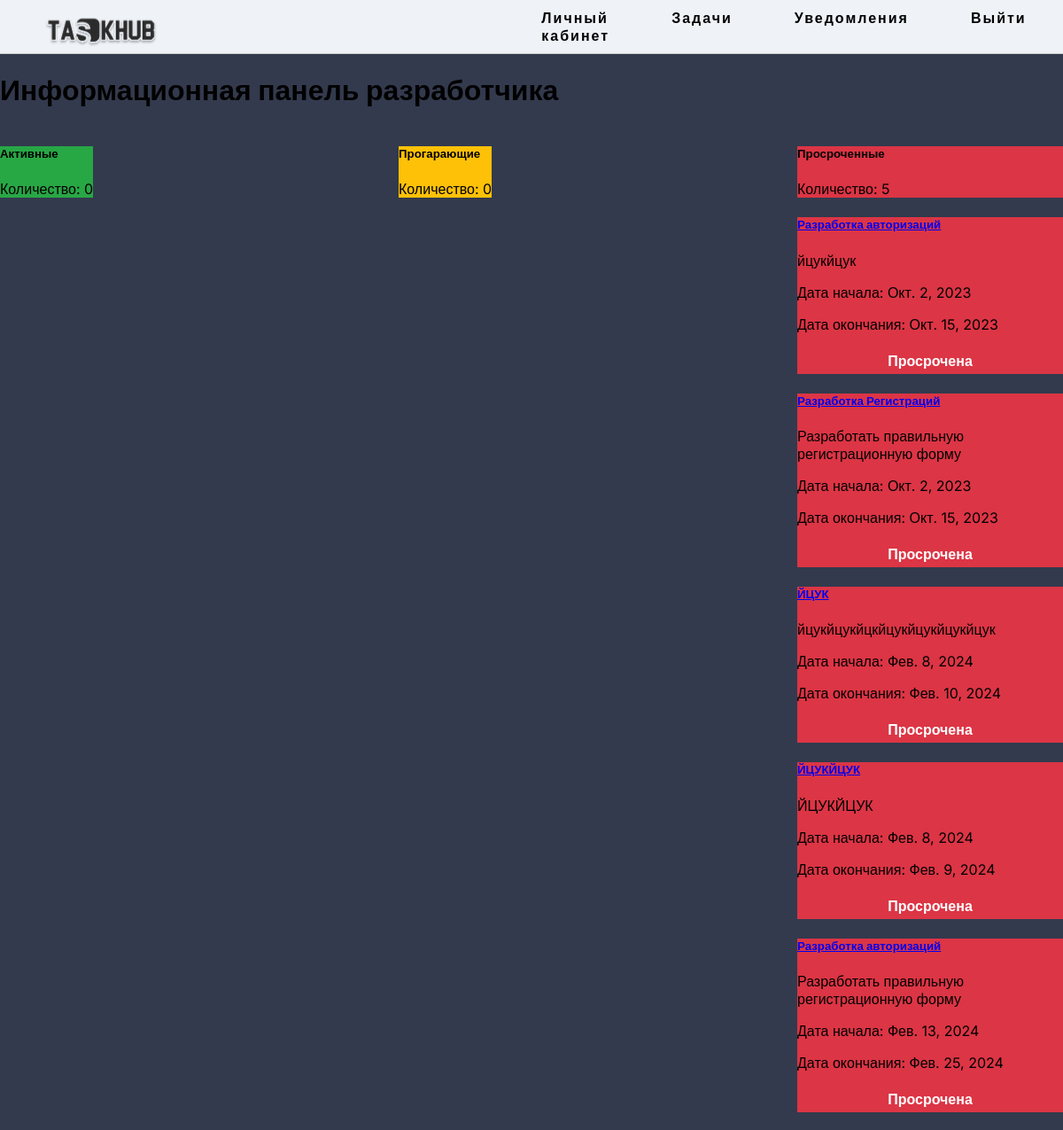
Page /developer_dashboard/ (signed in) on the committed database.
### task/models.py (models this page shows, shortened)
class Task(models.Model):
    project = models.ForeignKey(Project, on_delete=models.CASCADE)
    assigned_developer = models.ForeignKey(Manager, on_delete=models.SET_NULL, null=True, blank=True)
    name_task = models.CharField(verbose_name='Название задачи', max_length=255)
    description_task = models.CharField(verbose_name='Описание задачи', max_length=1000)
    difficulty_level = models.IntegerField(choices=((1, 'Легкий'),(2, 'Средний'), (3, 'Сложный')), default=1)
    start_date = models.DateField()
    end_date = models.DateField()

### task/views.py (the view)
# urls.py: path('developer_dashboard/', views.developer_dashboard, name='developer_dashboard'),
@login_required
def developer_dashboard(request):
    user = request.user
    tasks = Task.objects.filter(assigned_developer=user)
    active_tasks = []
    expiring_tasks = []
    overdue_tasks = []
    today = date.today()
    for task in tasks:
        if task.end_date < today:
            task.status = 'overdue'
            overdue_tasks.append(task)
        elif (task.end_date - today).days >= 4:
            task.status = 'active'
            active_tasks.append(task)
        else:
            task.status = 'expiring'
            expiring_tasks.append(task)
    return render(request, 'task/developer_dashboard.html', {'active_tasks': active_tasks,
                                                             'expiring_tasks': expiring_tasks,
                                                             'overdue_tasks': overdue_tasks})

### task/templates/task/developer_dashboard.html (shortened to what this page needs)
{% extends 'task/base.html' %}
{% block content %}
  <h1>Информационная панель разработчика</h1>
  {% if user.status == 1 %}
    <div class="category-container">
      <div class="col-md-4 mb-4">
        <div class="card task-card active-bg">
          <div class="card-body">
            <h5 class="card-title">Активные</h5>
            <p class="card-text">Количество: {{ active_tasks|length }}</p>
          </div>
        </div>
      </div>
      <div class="col-md-4 mb-4">
        <div class="card task-card expiring-bg">
          <div class="card-body">
            <h5 class="card-title">Прогарающие</h5>
            <p class="card-text">Количество: {{ expiring_tasks|length }}</p>
          </div>
        </div>
      </div>
      <div class="col-md-4 mb-4">
        <div class="card task-card overdue-bg">
          <div class="card-body">
            <h5 class="card-title">Просроченные</h5>
            <p class="card-text">Количество: {{ overdue_tasks|length }}</p>
          </div>
        </div>
        {% for task in overdue_tasks %}
          <div class="card task-card overdue-bg">
            <div class="card-body">
              <h5 class="card-title"><a href="{% url 'task_detail' task.id %}">{{ task.name_task }}</a></h5>
              <p class="card-text">{{ task.description_task }}</p>
              <p class="card-text">Дата начала: {{ task.start_date }}</p>
              <p class="card-text">Дата окончания: {{ task.end_date }}</p>
              <div class="status-background">
                Просрочена
              </div>
            </div>
          </div>
        {% endfor %}
      </div>
    </div>
  {% else %}
    <p>У вас нет доступа к этой странице.</p>
  {% endif %}
{% endblock %}

### task/static/task/css/styles2.css (style rules this page uses)
body { margin: 0; padding: 0; background-color: #333A4D; height: 100vh; font-family: 'Inter', sans-serif; }

### task/templates/task/developer_dashboard.html (style rules this page uses)
.category-container { display: flex; justify-content: space-between; margin-bottom: 20px; }
.task-card { width: 100%; max-width: 300px; margin: 0 auto; margin-bottom: 20px; }
.status-background { padding: 5px; color: white; font-weight: bold; text-align: center; }
.active-bg { background-color: #28a745; }
.expiring-bg { background-color: #ffc107; }
.overdue-bg { background-color: #dc3545; }

### rows in the picture
Task: name_task "Разработка авторизаций", description_task "йцукйцук", start_date "Окт. 2, 2023", end_date "Окт. 15, 2023"
Task: name_task "Разработка Регистраций", description_task "Разработать правильную регистрационную форму", start_date "Окт. 2, 2023", end_date "Окт. 15, 2023"
Task: name_task "ЙЦУК", description_task "йцукйцукйцкйцукйцукйцукйцук", start_date "Фев. 8, 2024", end_date "Фев. 10, 2024"
Task: name_task "ЙЦУКЙЦУК", description_task "ЙЦУКЙЦУК", start_date "Фев. 8, 2024", end_date "Фев. 9, 2024"
Task: name_task "Разработка авторизаций", description_task "Разработать правильную регистрационную форму", start_date "Фев. 13, 2024", end_date "Фев. 25, 2024"

### other values in the picture
{{ active_tasks|length }} "0"
{{ expiring_tasks|length }} "0"
{{ overdue_tasks|length }} "5"
